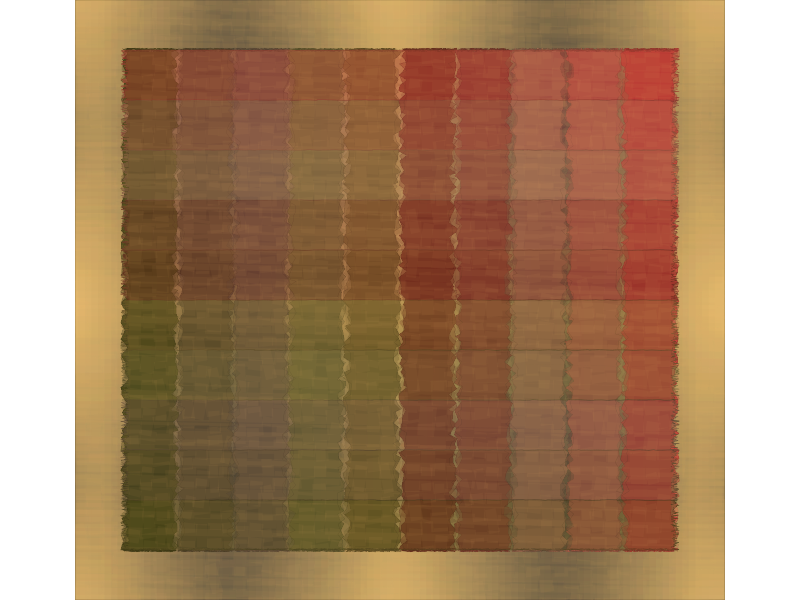

This figure's R source:
## ---- chunk 1
#=============================================================================#
#Library Load-in---------------------------------------------------------------
#=============================================================================#
library(dplyr)
library(purrr)
library(ggplot2)

#=============================================================================#
#Data Set-up-------------------------------------------------------------------
#=============================================================================#

#Number of strips#
n = 10

#Horizontal Strips#
canvas <- tibble(x = c(seq(0,1, length = 100),
                       rep(1,100),
                       seq(1,0, length = 100),
                       rep(0,100)),
                 y = c(rep(0,100),
                       seq(0,10, length = 100),
                       rep(10, 100),
                       seq(10,0, length = 100)))

#Vertical Strips#
canvas2 <- tibble(y = c(seq(0,1, length = 100),
                       rep(1,100),
                       seq(1,0, length = 100),
                       rep(0,100)),
                 x = c(rep(0,100),
                       seq(0,11, length = 100),
                       rep(11, 100),
                       seq(11,0, length = 100)))

#Scale transformations
trans <- seq(0,10, length = n)
trans2 <- seq(0,9, length = n)

#Color options#
color_pal <- colorRampPalette(sort(c("#ba3834","#731b18","#6a6a2a","#3d3d12","#634d41","#9e7057")))(n)
border_pal <- map_chr(color_pal, ~colorRampPalette(c(.x, "#000000"))(10)[4])

#Iteration Options#
cube_opts <- list(trans, color_pal, border_pal)
cube_opts2 <- list(trans2, color_pal, border_pal)

#Strips data compilation#
cubes <- pmap_df(cube_opts, ~canvas |>
                  mutate(x = x +..1,
                         fill = ..2,
                         color = ..3,
                         group = ..1))

verts <- pmap_df(cube_opts2, ~canvas2 |>
                   mutate(y = y +..1,
                          fill = ..2,
                          color = ..3,
                          group = ..1))

#Overall texture data#
texture <- tibble(x = -1,
                  xend = 12,
                  y = seq(-2,12, length = 100),
                  yend = y,
                  color = colorRampPalette(c("#EEC373","#333333","#EEC373","#333333","#EEC373"))(100))

texture2 <- tibble(y = -2,
                  yend = 12,
                  x = seq(-1,12, length = 100),
                  xend = x,
                  color = colorRampPalette(c("#EEC373","#333333","#EEC373","#333333","#EEC373"))(100))

texture3 <- tibble(x = seq(-1,12, length = 50),
                   y = seq(-2,12, length = 50)) |>
  expand.grid()

#=============================================================================#
#Final Piece-------------------------------------------------------------------
#=============================================================================#
cubes |>
  ggplot(aes(x,y, group = group))+
  theme_void()+
  theme(plot.background = element_rect(fill = "#EEC373"))+
  geom_polygon(position = position_jitter(width = .09), 
               color = cubes$color, 
               fill = cubes$fill, 
               linewidth = .1)+
  geom_segment(data = texture, aes(x,y, xend = xend, yend = yend), 
               inherit.aes = FALSE, 
               color = texture$color, 
               alpha = .1, 
               linewidth = 20)+
  geom_polygon(position = position_jitter(width = .09), 
               color = cubes$color, 
               fill = cubes$fill, 
               linewidth = .1, 
               alpha = .9)+
  geom_segment(data = texture2, aes(x,y, xend = xend, yend = yend), 
               inherit.aes = FALSE, 
               color = texture2$color, 
               alpha = .1, 
               linewidth = 20)+
  geom_polygon(position = position_jitter(width = .09), 
               color = cubes$color, 
               fill = cubes$fill, 
               linewidth = .1, 
               alpha = .9)+
  geom_polygon(position = position_jitter(width = .09), 
               color = cubes$color, 
               fill = cubes$fill, 
               linewidth = .1, 
               alpha = .4)+
  geom_polygon(data = verts, 
               position = position_jitter(width = .09), 
               color = verts$color, 
               fill = verts$fill, 
               linewidth = .1, 
               alpha = .4)+
  geom_path(data = texture3, aes(x,y, group = 1), 
            linewidth = sample(seq(1,10, length = 50), nrow(texture3), replace = TRUE), 
            color = "#EEC373", 
            alpha = .05, 
            position = position_jitter(width = .05, height = .03))+
  coord_equal(expand = FALSE, 
                  xlim = c(-1,12), 
                  ylim = c(-1,11))

# ggsave("images/24.png",
#        dpi = 300,
#        device = "png",
#        bg = "transparent")
